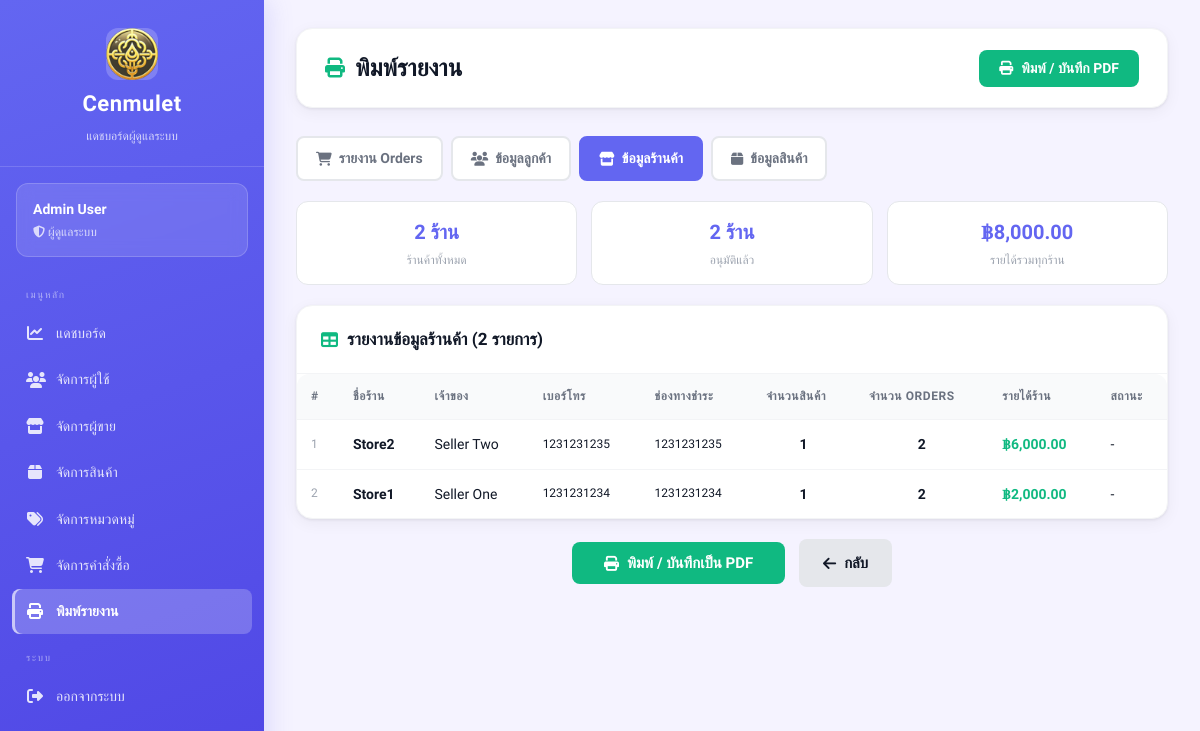
/views/admin/report.php?type=stores (signed in), run on an earlier commit of the app's database.
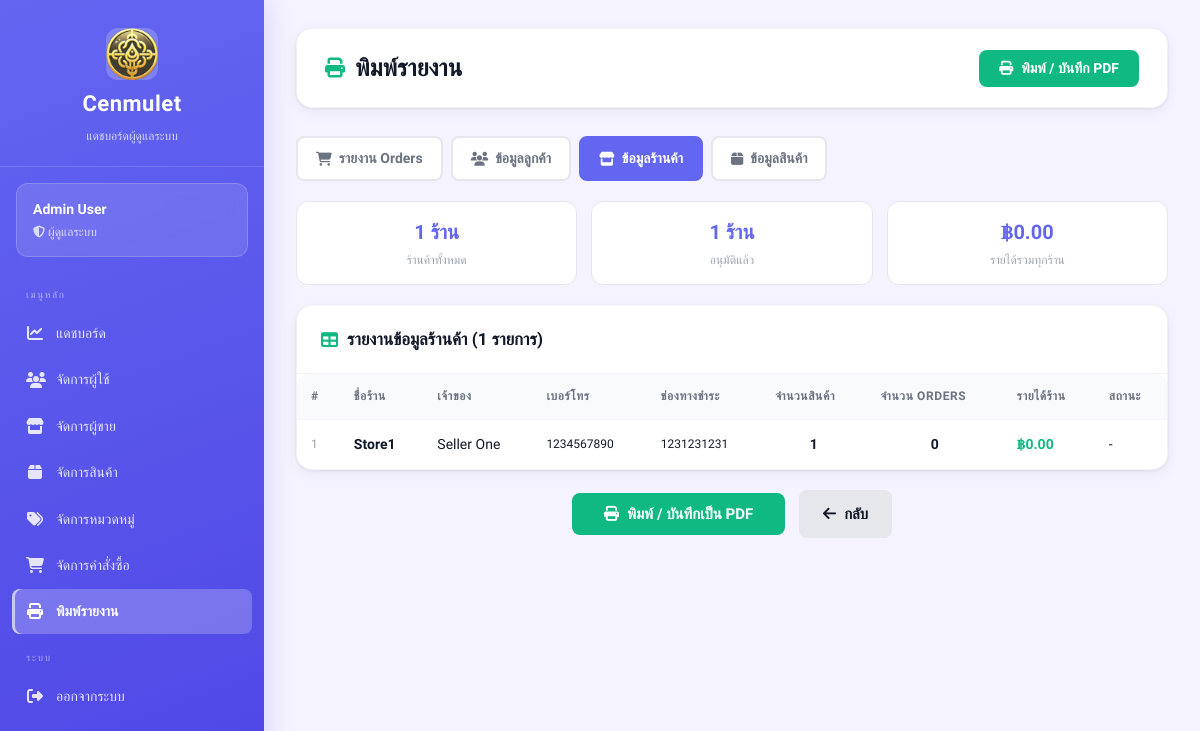
And on a later commit of the database.
### tables this page shows
CREATE TABLE sellers (
    id INTEGER PRIMARY KEY AUTOINCREMENT,
    fullname TEXT,
    store_name TEXT,
    username TEXT UNIQUE,
    password TEXT,
    address TEXT,
    img_store TEXT,
    tel TEXT,
    pay_contax TEXT,
    id_per TEXT,
    img_per TEXT,

    status TEXT DEFAULT 'pending',
    reject_reason TEXT,
    reviewed_at DATETIME
);

### views/admin/report.php (the view, shortened to what the changed rows need)
<?php
require_once __DIR__ . "/../../config/db.php";
$report_type = $_GET['type'] ?? 'orders';
$date_from = $_GET['date_from'] ?? date('Y-m-01');
$date_to   = $_GET['date_to']   ?? date('Y-m-d');
$data     = [];
$summary  = [];
$columns  = [];
$title_th = '';
switch ($report_type) {
    case 'stores':
        $title_th = 'รายงานข้อมูลร้านค้า';
        $columns  = ['#','ชื่อร้าน','เจ้าของ','เบอร์โทร','ช่องทางชำระ','จำนวนสินค้า','จำนวน Orders','รายได้ร้าน','สถานะ'];
        $rows = $db->query("
            SELECT s.*,
                   COUNT(DISTINCT a.id)  as product_count,
                   COUNT(DISTINCT o.id)  as order_count,
                   COALESCE(SUM(oi.quantity * oi.price),0) as revenue
            FROM sellers s
            LEFT JOIN amulets a ON s.id = a.sellerId
            LEFT JOIN order_items oi ON a.id = oi.amulet_id
            LEFT JOIN orders o ON oi.order_id = o.id AND o.status = 'completed'
            GROUP BY s.id
            ORDER BY revenue DESC
        ");
        $data = $rows->fetchAll(PDO::FETCH_ASSOC);
        $approved = 0; foreach ($data as $_r) { if ($_r['status'] === 'approved') $approved++; }
        $summary = [
            'ร้านค้าทั้งหมด'      => number_format(count($data)) . ' ร้าน',
            'อนุมัติแล้ว'         => number_format($approved) . ' ร้าน',
            'รายได้รวมทุกร้าน'    => '฿' . number_format(array_sum(array_column($data, 'revenue')), 2),
        ];
        break;
}
?>
<!DOCTYPE html>
<html lang="th">
<head>
    <link rel="stylesheet" href="/public/css/dashboard.css">
    <link rel="stylesheet" href="https://cdnjs.cloudflare.com/ajax/libs/font-awesome/6.5.1/css/all.min.css">
</head>
<body class="admin">
<div class="dashboard-container">
    <?php include __DIR__ . '/_sidebar.php'; ?>
    <main class="main-content">
        <div class="top-bar no-print">
            <h1><i class="fa-solid fa-print"></i> พิมพ์รายงาน</h1>
        </div>
        <div class="report-tabs no-print">
            <?php
            $tabs = [
                'orders'    => ['fa-cart-shopping',  'รายงาน Orders'],
                'customers' => ['fa-users',           'ข้อมูลลูกค้า'],
                'stores'    => ['fa-store',           'ข้อมูลร้านค้า'],
                'products'  => ['fa-box',             'ข้อมูลสินค้า'],
            ];
            foreach ($tabs as $key => [$icon, $label]):
                $q = $key === 'orders'
                    ? "?type=$key&date_from=$date_from&date_to=$date_to"
                    : "?type=$key";
            ?>
            <a href="<?php echo $q; ?>"
               class="report-tab <?php echo $report_type === $key ? 'active' : ''; ?>">
                <i class="fa-solid <?php echo $icon; ?>"></i>
                <?php echo $label; ?>
            </a>
            <?php endforeach; ?>
        </div>
        <?php if (!empty($summary)): ?>
        <div class="summary-strip">
            <?php foreach ($summary as $lbl => $val): ?>
            <div class="summary-card">
                <div class="s-val"><?php echo $val; ?></div>
                <div class="s-lbl"><?php echo $lbl; ?></div>
            </div>
            <?php endforeach; ?>
        </div>
        <?php endif; ?>
        <div class="card">
            <div class="card-header no-print">
                <h2><i class="fa-solid fa-table"></i> <?php echo $title_th; ?> (<?php echo count($data); ?> รายการ)</h2>
            </div>
            <div class="table-wrapper">
            <?php if (count($data) > 0): ?>
            <table>
                <thead>
                    <tr>
                        <?php foreach ($columns as $col): ?>
                        <th><?php echo $col; ?></th>
                        <?php endforeach; ?>
                    </tr>
                </thead>
                <tbody>
                <?php if ($report_type === 'stores'):
                    $status_map = [
                        'approved' => '<span class="status-ok">อนุมัติแล้ว</span>',
                        'pending'  => '<span class="status-wait">รออนุมัติ</span>',
                        'rejected' => '<span class="status-rej">ปฏิเสธ</span>',
                    ];
                    foreach ($data as $i => $r): ?>
                <tr>
                    <td style="color:#9ca3af;font-size:12px"><?php echo $i+1; ?></td>
                    <td><strong><?php echo htmlspecialchars($r['store_name']); ?></strong></td>
                    <td><?php echo htmlspecialchars($r['fullname']); ?></td>
                    <td style="font-size:12px"><?php echo htmlspecialchars($r['tel']); ?></td>
                    <td style="font-size:12px"><?php echo htmlspecialchars($r['pay_contax'] ?? '-'); ?></td>
                    <td style="text-align:center;font-weight:600"><?php echo number_format($r['product_count']); ?></td>
                    <td style="text-align:center;font-weight:600"><?php echo number_format($r['order_count']); ?></td>
                    <td><strong style="color:#10b981">฿<?php echo number_format($r['revenue'],2); ?></strong></td>
                    <td><?php echo $status_map[$r['status']] ?? '-'; ?></td>
                </tr>
                <?php endforeach; endif; ?>
                </tbody>
            </table>
            <?php endif; ?>
            </div>
        </div>
    </main>
</div>
</body>
</html>

What changed in the data, as far as the page shows it:
removed sellers: store_name "Store2", fullname "Seller Two", tel "1231231235", pay_contax "1231231235", product_count "1", order_count "2", revenue "6,000.00", status "-"
changed sellers "Store1": tel "1231231234" → "1234567890"; pay_contax "1231231234" → "1231231231"; order_count "2" → "0"; revenue "2,000.00" → "0.00"
Also different on the page:
count($data): "2" → "1"
new list line: "1 ร้าน ร้านค้าทั้งหมด"
new list line: "1 ร้าน อนุมัติแล้ว"
new list line: "฿0.00 รายได้รวมทุกร้าน"
list line gone: "2 ร้าน ร้านค้าทั้งหมด"
list line gone: "2 ร้าน อนุมัติแล้ว"
list line gone: "฿8,000.00 รายได้รวมทุกร้าน"
